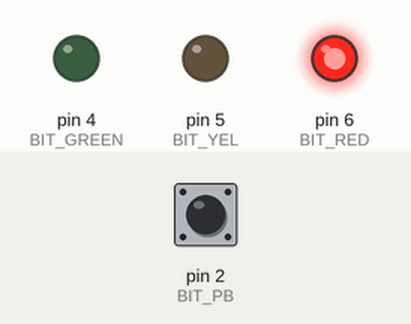
This sketch was run on a simulated Arduino Mega 2560, built with avr-gcc and run on an emulated ATmega2560. On the bench: output pins drawn as LEDs (lit = HIGH). Dashed ring = blinking. The test bench sets the inputs (shaded band); at power-on: pin 2 (BIT_PB) HIGH.

Above: at 1.2 s.
1.3 s: pin 2 (BIT_PB) pulled LOW for 0.15 s
At 1.7 s:
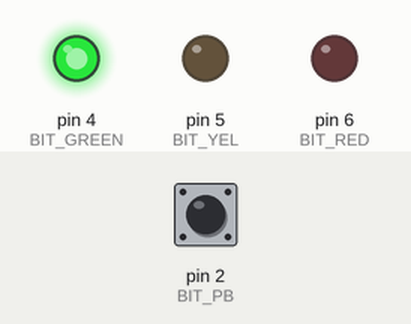
3.8 s: pin 2 (BIT_PB) pulled LOW for 3.2 s
At 4.7 s:
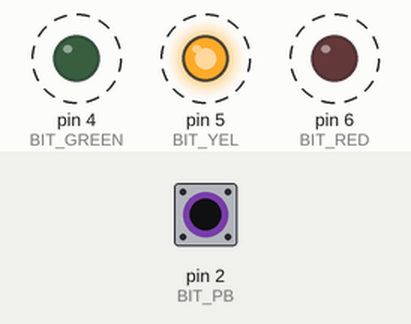
Timing chart, 0 to 8.5 s (numbered marks = the images above; inputs shaded):
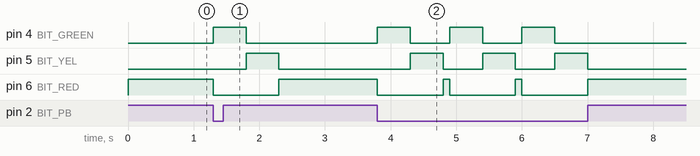

Measured:
- after the input at 1.3 s, pin 4 (BIT_GREEN): LOW → HIGH at once, → LOW 0.50 s later; pin 5 (BIT_YEL): LOW → HIGH after 0.50 s, → LOW 0.50 s later; pin 6 (BIT_RED): HIGH → LOW at once, → HIGH 1.0 s later
- after the input at 3.8 s, pin 4 (BIT_GREEN): alternates HIGH for 0.50 s and LOW for 0.60 s, 6 changes in all, then stays LOW, starting at once; pin 5 (BIT_YEL): alternates HIGH for 0.50 s and LOW for 0.60 s, 6 changes in all, then stays LOW, starting after 0.50 s

The sketch:

TrafficSFR.ino
```cpp
// #define PIN_LED_RED 6
// #define PIN_LED_YELLOW 5
// #define PIN_LED_GREEN 4
// #define PIN_BUTTON 2

#define REG_RED_DDR DDRH   // pin 6 = PH3
#define REG_RED_PORT PORTH
#define REG_RED_PIN PINH
#define BIT_RED 3

#define REG_YEL_DDR DDRE   // pin 5 = PE3
#define REG_YEL_PORT PORTE
#define REG_YEL_PIN PINE
#define BIT_YEL 3

#define REG_GREEN_DDR DDRG   // pin 4 = G5
#define REG_GREEN_PORT PORTG
#define REG_GREEN_PIN PING
#define BIT_GREEN 5

#define REG_PB_DDR DDRE // pushbutton, pin 2 = E4
#define REG_PB_PORT PORTE
#define REG_PB_PIN PINE
#define BIT_PB 4


void setup() {
  //pinMode(PIN_LED_RED,OUTPUT);
  //pinMode(PIN_LED_YELLOW, OUTPUT);
  //pinMode(PIN_LED_GREEN, OUTPUT);

  REG_RED_DDR |= _BV(BIT_RED);
  REG_YEL_DDR |= _BV(BIT_YEL);
  REG_GREEN_DDR |= _BV(BIT_GREEN);

  //pinMode(PIN_BUTTON,INPUT_PULLUP);

  REG_PB_DDR &= ~_BV(BIT_PB); // default behavior
  REG_PB_PORT |= _BV(BIT_PB); // input pullup
}

void loop() {
  //if ( digitalRead(PIN_BUTTON) == 0) {
  //if ( !((REG_PB_PIN >> BIT_PB) & 0x01) ) {
  if ( bit_is_clear(REG_PB_PIN,BIT_PB) ) {
    REG_RED_PORT &= ~_BV(BIT_RED);
    REG_YEL_PORT &= ~_BV(BIT_YEL);
    REG_GREEN_PORT |= _BV(BIT_GREEN);
    delay(500);

    REG_RED_PORT &= ~_BV(BIT_RED);
    REG_YEL_PORT |= _BV(BIT_YEL);
    REG_GREEN_PORT &= ~_BV(BIT_GREEN);
    delay(500);

  }

  //digitalWrite(PIN_LED_RED,HIGH);
  //digitalWrite(PIN_LED_YELLOW,LOW);
  //digitalWrite(PIN_LED_GREEN,LOW);
  REG_RED_PORT |= _BV(BIT_RED);
  REG_YEL_PORT &= ~_BV(BIT_YEL);
  REG_GREEN_PORT &= ~_BV(BIT_GREEN);


  delay(100);
}
```
